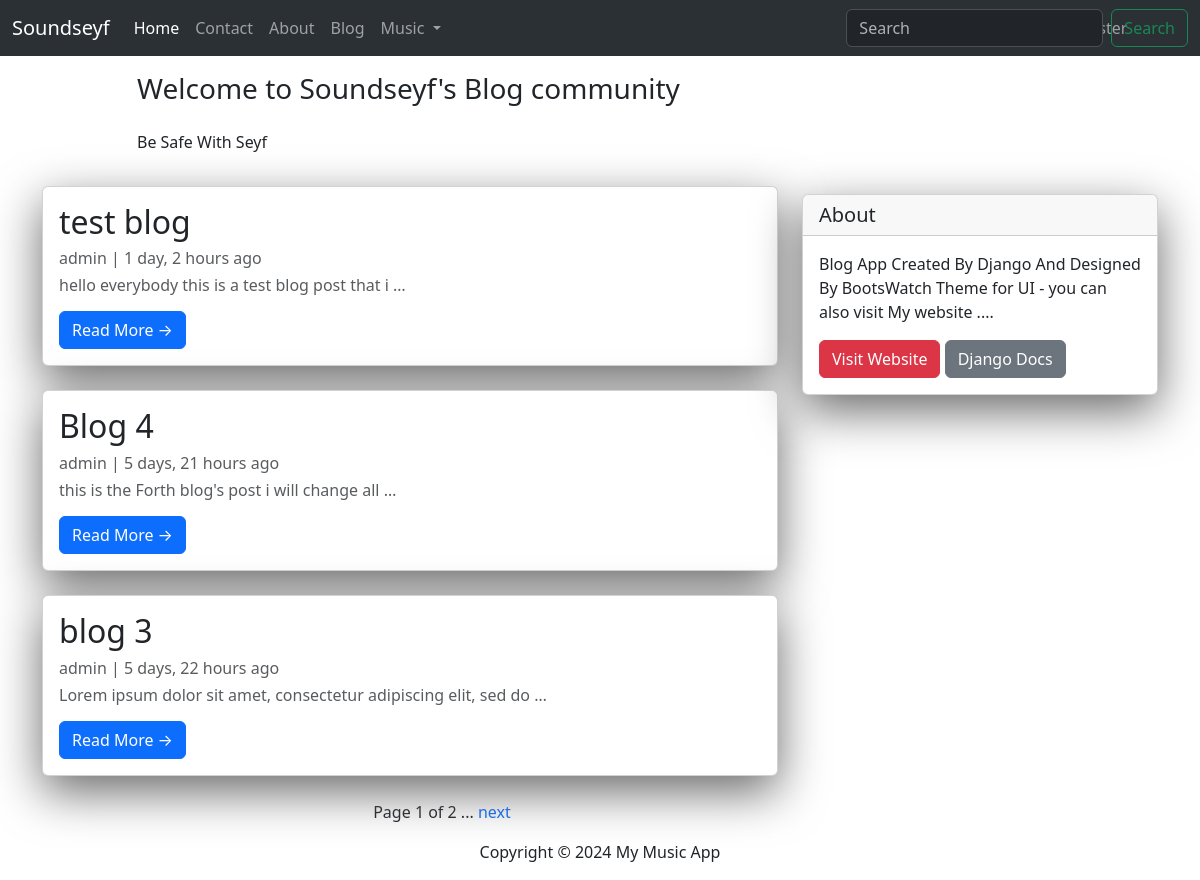
Screenshot of /blog/ with the database file from the repository.
### blog/models.py (models this page shows, shortened)
class Post(models.Model):
    title = models.CharField(max_length=255,unique=True)
    slug = models.SlugField(max_length=255,unique=True)
    author = models.ForeignKey(User,on_delete=models.CASCADE,null=True)
    content = models.TextField(null=True,blank=True)
    created_on = models.DateTimeField(auto_now_add=True)
    updated_on = models.DateTimeField(auto_now=True)
    published_on = models.DateTimeField(null=True)
    status = models.CharField(max_length=255,choices=STATUS_CHOICES)
    counted_views = models.IntegerField(default=0)
    login_required = models.BooleanField(default=False)
    class Meta:
        ordering = ['-created_on']

### blog/views.py (the view)
# urls.py: path('',views.PostList.as_view(),name="blog-home"),
class PostList(generic.ListView):
    now = timezone.now()
    queryset = Post.objects.filter(status='p' , published_on__lte=now).order_by('-created_on')
    context_object_name = 'post_list'
    paginate_by = 3
    template_name = "blog/blog-home.html"

### templates/blog/blog-home.html (shortened to what this page needs)
{% load humanize %}
<!DOCTYPE html>
<html lang="en">
<head>
    <link href="https://cdn.jsdelivr.net/npm/bootstrap@5.3.3/dist/css/bootstrap.min.css" rel="stylesheet"
>
</head>
<body data-bs-theme="light">
    <nav class="navbar navbar-expand-lg bg-body-tertiary" data-bs-theme="dark">
        <div class="container-fluid">
            <a class="navbar-brand" href="{% url 'website:index' %}">Soundseyf</a>
            <div class="collapse navbar-collapse" id="navbarSupportedContent">
                <ul class="navbar-nav me-auto mb-2 mb-lg-0">
                    <li class="nav-item">
                        <a class="nav-link active" aria-current="page" href="{% url 'website:index' %}">Home</a>
                    </li>
                    <li class="nav-item">
                        <a class="nav-link" href="{% url 'website:contact' %}">Contact</a>
                    </li>
                    <li class="nav-item">
                        <a class="nav-link" href="{% url 'website:about' %}">About</a>
                    </li>
                    <li class="nav-item">
                        <a class="nav-link" href="{% url 'blog:blog-home' %}">Blog</a>
                    </li>
                    <li class="nav-item dropdown">
                        <a class="nav-link dropdown-toggle" href="#" role="button" data-bs-toggle="dropdown"
                            aria-expanded="false">
                            Music
                        </a>
                    </li>
                    {% if request.user.is_authenticated %}
                    <li class="nav-item" style="padding-left: 120%;">
                        <a class="nav-link btn btn-primary" href="{% url 'accounts:logout' %}">Logout</a>
                    </li>
                    {% else %}
                    <li class="nav-item" style="padding-left: 120%;">
                        <a class="nav-link btn btn-primary" href="{% url 'accounts:login' %}">Login</a>
                    </li>
                    <li class="nav-item">
                        <a class="nav-link btn btn-success" href="{% url 'accounts:register' %}">Register</a>
                    </li>
                    {% endif %}
                </ul>
                <form class="d-flex" role="search">
                    <input class="form-control me-2" type="search" placeholder="Search" aria-label="Search">
                    <button class="btn btn-outline-success" type="submit">Search</button>
                </form>
            </div>
        </div>
    </nav>
    <header class="masthead">
        <div class="container">
            <div class="row">
                <div class="col-md-8 col-md-10 mx-auto">
                    <div class="site-heading">
                        <h3 class="site-heading my-4 mt-3 text-dark">Welcome to Soundseyf's Blog community</h3>
                        <p class="text-dark">Be Safe With Seyf</p>
                    </div>
                </div>
            </div>
        </div>
    </header>
    <div class="container">
        <div class="row">
            <div class="col-md-8 mt-3 left">
                {% for post in post_list %}
                <div class="card mb-4">
                    <div class="card-body">
                        <h2 class="card-title">{{ post.title }}</h2>
                        <p class="card-text text-muted h6">{{ post.author }} | {{post.created_on|naturaltime }}</p>
                        <p class="card-text text-muted h6">{{post.content|truncatewords:10}}</p>
                        <a href="{% url 'blog:blog-single' post.slug %}" class="btn btn-primary">Read More &rarr;</a>
                    </div>
                </div>
                {% endfor %}
                {% if is_paginated %}
                <div class="pagination" style="padding-left: 45%;">
                    <span class="page-links">
                        <span class="page-current">
                            Page {{ page_obj.number }} of {{ page_obj.paginator.num_pages }} ...
                        </span>
                        {% if page_obj.has_next %}
                        <a style="text-decoration: none;" href="?page={{ page_obj.next_page_number }}">next</a>
                        {% endif %}
                    </span>
                </div>
                {% endif %}
            </div>
            {% block sidebar %}
            {% include 'blog/sidebar.html' %}
            {% endblock sidebar %}
        </div>
    </div>
    <footer class="py-3 bg-grey">
        <p class="m-0 text-dark text-center">Copyright &copy; 2024 My Music App</p>
    </footer>
</body>
</html>

### templates/blog/sidebar.html (style rules this page uses)
.card { box-shadow: 0 16px 48px #6a6a6b; }

### rows the page displays
Post: title "test blog", author "admin", created_on "1 day, 2 hours ago", content "hello everybody this is a test blog post that i …"
Post: title "Blog 4", author "admin", created_on "5 days, 21 hours ago", content "this is the Forth blog's post i will change all …"
Post: title "blog 3", author "admin", created_on "5 days, 22 hours ago", content "Lorem ipsum dolor sit amet, consectetur adipiscing elit, sed do …"

### other values shown
{{ page_obj.number }} "1"
{{ page_obj.paginator.num_pages }} "2"
